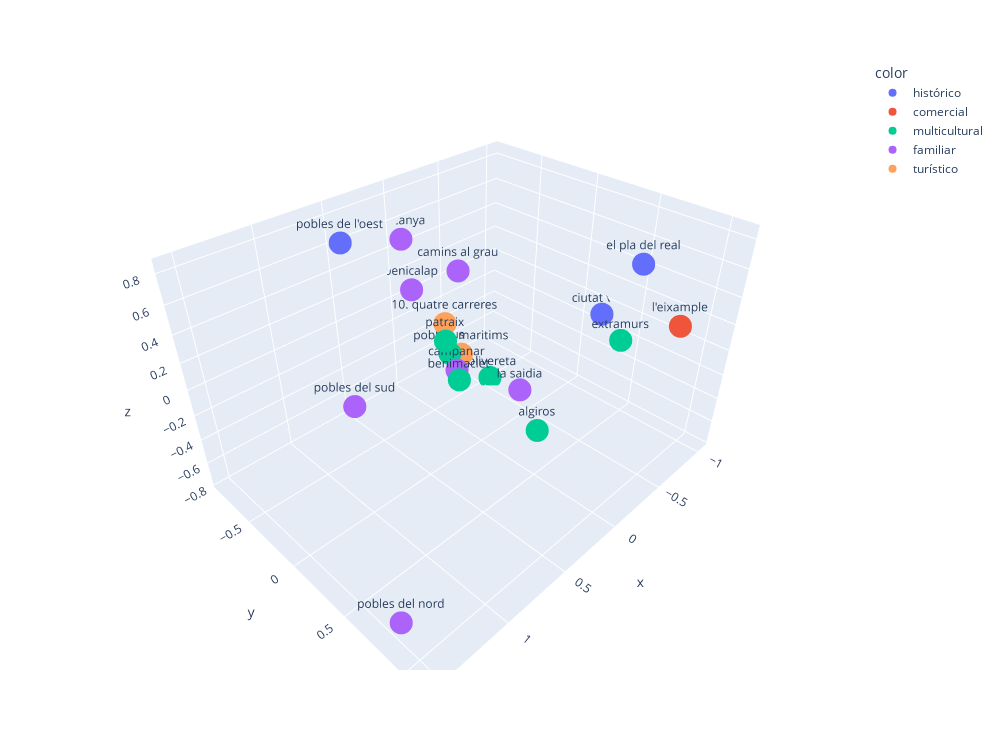

The code cell stored with this chart in its notebook:
### Code cell
fig = px.scatter_3d(x=df_pca_completo[:, 0], y=df_pca_completo[:, 1], z=df_pca_completo[:, 2], text=df['Distrito'], color=df_reglas_importante_2['Tipo_Dist_real'], width=1000, height=750)

fig.show()

### Figure 1 — Plotly figure (JSON) as saved in the notebook; plotly's stock layout.template omitted (floating-point values rounded to 4 significant figures)
{"data": [{"hovertemplate": "color=histórico<br>x=%{x}<br>y=%{y}<br>z=%{z}<br>text=%{text}<extra></extra>", "legendgroup": "histórico", "marker": {"color": "#636efa", "symbol": "circle"}, "mode": "markers+text", "name": "histórico", "scene": "scene", "showlegend": true, "text": [" ciutat vella", " el pla del real", " pobles de l'oest"], "type": "scatter3d", "x": [-1.032, -0.298, 0.7027], "y": [0.2152, 0.9213, -0.4895], "z": [-0.09855, 0.8404, 0.8274]}, {"hovertemplate": "color=comercial<br>x=%{x}<br>y=%{y}<br>z=%{z}<br>text=%{text}<extra></extra>", "legendgroup": "comercial", "marker": {"color": "#EF553B", "symbol": "circle"}, "mode": "markers+text", "name": "comercial", "scene": "scene", "showlegend": true, "text": [" l'eixample"], "type": "scatter3d", "x": [-0.482], "y": [1.114], "z": [0.4426]}, {"hovertemplate": "color=multicultural<br>x=%{x}<br>y=%{y}<br>z=%{z}<br>text=%{text}<extra></extra>", "legendgroup": "multicultural", "marker": {"color": "#00cc96", "symbol": "circle"}, "mode": "markers+text", "name": "multicultural", "scene": "scene", "showlegend": true, "text": [" extramurs", " l'olivereta", " patraix", " jesus", " algiros", " benimaclet"], "type": "scatter3d", "x": [-0.7825, -0.5522, 0.2848, 0.04781, 0.01875, 0.345], "y": [0.5534, -0.4481, -0.05924, -0.2729, 0.5144, 0.1258], "z": [-0.05517, -0.769, 0.1509, -0.1618, -0.4039, -0.02651]}, {"hovertemplate": "color=familiar<br>x=%{x}<br>y=%{y}<br>z=%{z}<br>text=%{text}<extra></extra>", "legendgroup": "familiar", "marker": {"color": "#ab63fa", "symbol": "circle"}, "mode": "markers+text", "name": "familiar", "scene": "scene", "showlegend": true, "text": [" campanar", " la saidia", " camins al grau", " rascanya", " benicalap", " pobles del nord", " pobles del sud"], "type": "scatter3d", "x": [0.1616, -0.4037, -0.2276, -0.07008, -0.05743, 1.536, 0.9728], "y": [-0.08522, -0.004838, -0.4687, -0.8785, -0.7757, 0.9098, -0.1279], "z": [-0.1514, -0.5764, 0.3036, 0.4583, 0.09933, -0.5472, -0.02961]}, {"hovertemplate": "color=turístico<br>x=%{x}<br>y=%{y}<br>z=%{z}<br>text=%{text}<extra></extra>", "legendgroup": "turístico", "marker": {"color": "#FFA15A", "symbol": "circle"}, "mode": "markers+text", "name": "turístico", "scene": "scene", "showlegend": true, "text": ["10. quatre carreres", " poblats maritims"], "type": "scatter3d", "x": [0.01824, -0.1824], "y": [-0.3485, -0.3945], "z": [0.03527, -0.3384]}], "layout": {"height": 750, "legend": {"title": {"text": "color"}, "tracegroupgap": 0}, "margin": {"t": 60}, "scene": {"domain": {"x": [0, 1], "y": [0, 1]}, "xaxis": {"title": {"text": "x"}}, "yaxis": {"title": {"text": "y"}}, "zaxis": {"title": {"text": "z"}}}, "width": 1000}}
